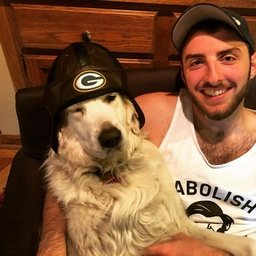
#> input picture test-image.jpg, 256 x 256 px, shrunk from 1080 x 1080 before the run
$ python ColorReducer.py test-image.jpg
#> lines starting #> are read from the running program, lines starting #| are printed output that depends on the picture
import sys
from Colors import TEN_COLORS as colors
from PIL import Image
from math import sqrt
from matplotlib.colors import to_rgba_array

# Used for debugging.
hex_value = True

try:
    im = Image.open(sys.argv[1])
#> im is the input picture: PIL image 256x256 RGB; mean R, G, B 133.9, 92.1, 60.8
except:
    raise("Error: cannot open image")
px = im.load()

if hex_value:
    # This section of code iterates over the every pixel in the image,
    # and converts its color to an rgb tuple. It will then calculate the
    # euclidean distance (https://en.wikipedia.org/wiki/Euclidean_distance)
    # of all of the colors and set the color of the pixel to be the color with the
    # shortest distance. I'm not knowledgeable on color theory, but this is the best
    # way to reduce colors that I could think of. As I learn more, I will create a less
    # intensive, more efficient algorithm.
    for x in range(im.size[1]):
        for y in range(im.size[0]):
            minColorDistance = -1
            minColor = None
            pixel = px[x,y]
            for color in colors:
                rgb = to_rgba_array(color)[0]
                for i,val in enumerate(rgb):
                    rgb[i] = int(val * 255)
                distance = sqrt((pixel[0] - rgb[0]) ** 2 + (pixel[1] - rgb[1]) ** 2 + (pixel[2] - rgb[2]) ** 2)
                if minColorDistance == -1:
                    minColorDistance = distance
                    minColor = rgb
                else:
                    if minColorDistance > distance:
                        minColorDistance = distance
                        minColor = rgb

            px[x,y] = (int(minColor[0]), int(minColor[1]), int(minColor[2]))

else:
    # Same concept as in the if clause, except the color coming in is already in rgb form.
    # I should probably turn this into a function and then just call it from above.
    for x in range(im.size[1]):
        for y in range(im.size[0]):
            minColorDistance = -1
            minColor = None
            pixel = px[x,y]
            for color in colors:
                distance = sqrt((pixel[0] - color[0]) ** 2 + (pixel[1] - color[1]) ** 2 + (pixel[2] - color[2]) ** 2)
                if minColorDistance == -1:
                    minColorDistance = distance
                    minColor = color
                else:
                    if minColorDistance > distance:
                        minColorDistance = distance
                        minColor = color
            px[x,y] = (color[0], color[1], color[2])


im.show()
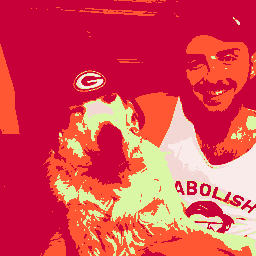
#> shown: PIL image 256x256 RGB; mean R, G, B 218.7, 69.3, 82.7
